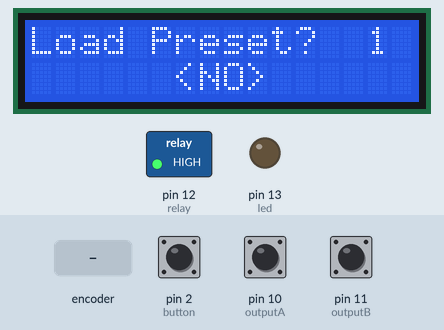
This sketch was run on a simulated Arduino Uno, built with avr-gcc and run on an emulated ATmega328P. Shown: 16×2 character LCD, switched loads named in the sketch (green lamp = pin HIGH), output pins drawn as LEDs (lit = HIGH). Inputs (shaded band) come from the test bench; at power-on: pin 2 (button) HIGH, pin 10 (outputA) HIGH, pin 11 (outputB) HIGH. EEPROM starts erased; what the sketch prints to the serial monitor is not drawn.

Above: at 5.0 s.
5.1 s: pin 2 (button) pulled LOW for 0.15 s
At 6.0 s:
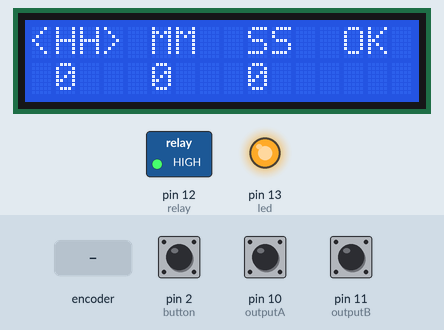
6.7 s: rotary encoder on pin 10 (outputA) / pin 11 (outputB) turned 3 steps (first pin leading)
At 7.4 s:
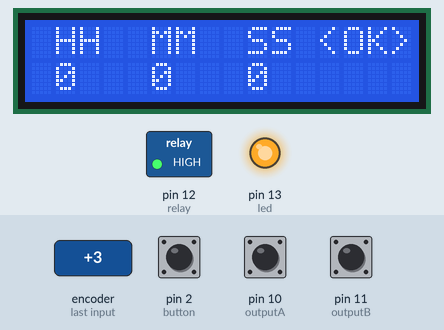
8.8 s: pin 2 (button) pulled LOW for 1 s
At 10.3 s:
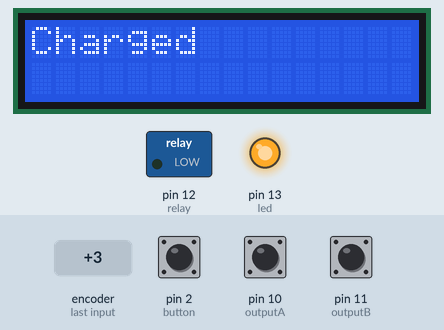
11.3 s: pin 2 (button) pulled LOW for 0.15 s
At 12.5 s:
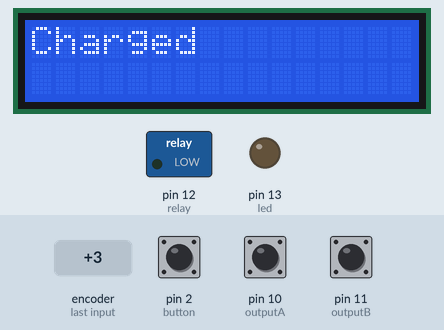
12.9 s: pin 2 (button) pulled LOW for 3.2 s
At 13.9 s:
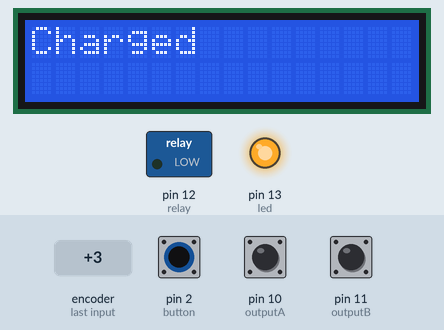
Timing chart, 0 to 15.9 s (numbered marks = the images above; inputs shaded):
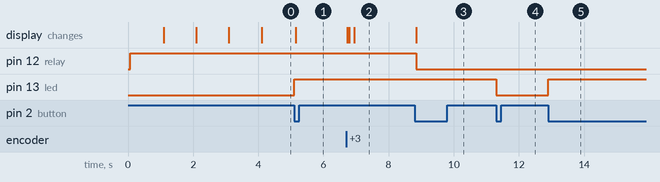

The sketch:

T_D_P_O.ino
```cpp
#include <Wire.h>
#include <LiquidCrystal_I2C.h>
#include <EEPROM.h>

// Initialize the I2C LCD object with address 0x27 (16x2 display)
LiquidCrystal_I2C lcd(0x27, 16, 2);

#define outputA 10   // clk pin of rotary encoder
#define outputB 11   // dt pin of rotary encoder
#define button 2     // sw pin of rotary encoder
#define led 13       // status LED
#define relay 12     // relay control pin

int count = 1;          // Encoder count state
int current_state;      // Current state of encoder A pin
int previous_state;     // Previous state of encoder A pin
int hh = 0, mm = 0, ss = 0; // Hours, minutes, and seconds for timer
int h = 0, m = 0, s = 0;     // Control flags for HH, MM, SS
int ledToggle = 0;      // LED toggle state
int previousState = HIGH;
unsigned int previousPress;  // For debouncing
volatile int buttonFlag;     // Button interrupt flag
int buttonDebounce = 20;     // Debounce delay time

void setup() {
  lcd.init();            // Initialize the LCD
  lcd.backlight();       // Turn on the LCD backlight

  pinMode(outputA, INPUT);
  pinMode(outputB, INPUT);
  pinMode(button, INPUT_PULLUP);
  pinMode(led, OUTPUT);
  pinMode(relay, OUTPUT);
  digitalWrite(relay, HIGH); // Set relay pin high initially

  attachInterrupt(digitalPinToInterrupt(button), button_ISR, CHANGE);
  Serial.begin(9600);
  previous_state = digitalRead(outputA);

  // Check EEPROM for stored values
  if (EEPROM.read(0) != 0 || EEPROM.read(1) != 0 || EEPROM.read(2) != 0) {
    lcd.setCursor(0, 0);
    lcd.print("Load Preset?");
    lcd.setCursor(0, 1);
    lcd.print("      <NO>      ");
    int temp = 5;
    while (temp > 0 && ledToggle == 0) {
      lcd.setCursor(14, 0);
      lcd.print(temp);
      temp--;
      delay(1000);
    }
    if (temp == 0 && ledToggle == 0) {
      hh = EEPROM.read(0);
      mm = EEPROM.read(1);
      ss = EEPROM.read(2);
      timer();
    } else {
      EEPROM.write(0, 0);
      EEPROM.write(1, 0);
      EEPROM.write(2, 0);
      ledToggle = 0;
    }
  }

  lcd.clear();
  lcd.setCursor(0, 0);
  lcd.print(" HH  MM  SS  OK ");
  lcd.setCursor(0, 1);
  lcd.print(" 0   0   0      ");
}

void loop() {
  encoder();
  if (count == 1) {
    lcd.setCursor(0, 0);
    lcd.print("<HH> MM  SS  OK ");
    while (count == 1) {
      encoder();
      if (ledToggle) {
        h = 1;
        m = 0;
        s = 0;
        lcd.setCursor(0, 0);
        lcd.print(" HH  MM  SS  OK ");
        lcd.setCursor(1, 1);
        lcd.print(hh);
        lcd.setCursor(5, 1);
        lcd.print(mm);
        lcd.setCursor(9, 1);
        lcd.print(ss);
        lcd.setCursor(0, 1);
        lcd.print('<');
        lcd.setCursor(3, 1);
        lcd.print('>');

        while (ledToggle) {
          encoder();
          lcd.setCursor(1, 1);
          lcd.print(hh);
        }
      }
      EEPROM.write(0, hh);
      h = 0;
      m = 0;
      s = 0;
      lcd.setCursor(0, 0);
      lcd.print("<HH> MM  SS  OK ");
      lcd.setCursor(0, 1);
      lcd.print(' ');
      lcd.setCursor(3, 1);
      lcd.print(' ');
    }
  } else if (count == 2) {
    lcd.setCursor(0, 0);
    lcd.print(" HH <MM> SS  OK ");
    while (count == 2) {
      encoder();
      if (ledToggle) {
        h = 0;
        m = 1;
        s = 0;
        lcd.setCursor(0, 0);
        lcd.print(" HH  MM  SS  OK ");
        lcd.setCursor(1, 1);
        lcd.print(hh);
        lcd.setCursor(5, 1);
        lcd.print(mm);
        lcd.setCursor(9, 1);
        lcd.print(ss);
        lcd.setCursor(4, 1);
        lcd.print('<');
        lcd.setCursor(7, 1);
        lcd.print('>');

        while (ledToggle) {
          encoder();
          lcd.setCursor(5, 1);
          lcd.print(mm);
        }
      }
      EEPROM.write(1, mm);
      h = 0;
      m = 0;
      s = 0;
      lcd.setCursor(0, 0);
      lcd.print(" HH <MM> SS  OK ");
      lcd.setCursor(4, 1);
      lcd.print(' ');
      lcd.setCursor(7, 1);
      lcd.print(' ');
    }
  } else if (count == 3) {
    lcd.setCursor(0, 0);
    lcd.print(" HH  MM <SS> OK ");
    while (count == 3) {
      encoder();
      if (ledToggle) {
        h = 0;
        m = 0;
        s = 1;
        lcd.setCursor(0, 0);
        lcd.print(" HH  MM  SS  OK ");
        lcd.setCursor(1, 1);
        lcd.print(hh);
        lcd.setCursor(5, 1);
        lcd.print(mm);
        lcd.setCursor(9, 1);
        lcd.print(ss);
        lcd.setCursor(8, 1);
        lcd.print('<');
        lcd.setCursor(11, 1);
        lcd.print('>');

        while (ledToggle) {
          encoder();
          lcd.setCursor(9, 1);
          lcd.print(ss);
        }
        EEPROM.write(2, ss);
        h = 0;
        m = 0;
        s = 0;
      }
      lcd.setCursor(0, 0);
      lcd.print(" HH  MM <SS> OK ");
      lcd.setCursor(8, 1);
      lcd.print(' ');
      lcd.setCursor(11, 1);
      lcd.print(' ');
    }
  } else if (count == 4) {
    lcd.setCursor(0, 0);
    lcd.print(" HH  MM  SS <OK>");
    while (count == 4) {
      encoder();
      if (ledToggle) {
        timer();
      }
    }
  }
}

void encoder() {
  current_state = digitalRead(outputA);
  if (current_state != previous_state) {
    if (digitalRead(outputB) != current_state) {
      if (count < 4 && ledToggle == 0)
        count++;
      else {
        if (h == 1 && hh < 99) {
          hh = hh + 1;
        } else if (m == 1 && mm < 480) {
          mm = mm + 1;
        } else if (s == 1 && ss < 59) {
          ss = ss + 1;
        }
      }
    } else {
      if (count > 1 && ledToggle == 0)
        count--;
      else {
        if (h == 1 && hh > 0) {
          hh = hh - 1;
        } else if (m == 1 && mm > 0) {
          mm = mm - 1;
        } else if (s == 1 && ss > 0) {
          ss = ss - 1;
        }
      }
    }
    Serial.print("Position: ");
    Serial.println(count);
  }
  previous_state = current_state;
}

void button_ISR() {
  buttonFlag = 1;
  if ((millis() - previousPress) > buttonDebounce && buttonFlag) {
    previousPress = millis();
    if (digitalRead(button) == LOW && previousState == HIGH) {
      ledToggle = !ledToggle;
      digitalWrite(led, ledToggle);
      previousState = LOW;
    } else if (digitalRead(button) == HIGH && previousState == LOW) {
      previousState = HIGH;
    }
    buttonFlag = 0;
  }
}

void timer() {
  digitalWrite(relay, HIGH); // Initially, keep the relay activated (active low logic)
  while (1) {
    lcd.setCursor(0, 0);
    lcd.print("Charging...     ");
    lcd.setCursor(0, 1);
    lcd.print("Time Left: ");
    lcd.print(hh);
    lcd.print(":");
    lcd.print(mm);
    lcd.print(":");
    lcd.print(ss);

    // Check if time is up (countdown reaches zero)
    if (ss == 0 && mm == 0 && hh == 0) {
      lcd.clear();
      lcd.setCursor(0, 0);
      lcd.print("Charged");

      // Deactivate the relay when countdown is complete
      digitalWrite(relay, LOW); // Deactivate the relay when time is up

      // Clear stored timer values in EEPROM
      EEPROM.write(0, 0);
      EEPROM.write(1, 0);
      EEPROM.write(2, 0);

      // Stop the program (infinite loop)
      while (1);
    }

    // Countdown logic
    if (ss == 0) {
      ss = 59;
      if (mm > 0) mm--;
      else if (hh > 0) hh--;
    }

    // Update EEPROM with remaining time
    EEPROM.write(0, hh);
    EEPROM.write(1, mm);
    EEPROM.write(2, ss);

    delay(1000); // Wait for 1 second
    ss--; // Decrement seconds
  }
}
```

Measured:
- after the input at 5.1 s, pin 13 (led): LOW → HIGH at once; the display: changes after 0.05 s (image 1)
- after the input at 6.7 s, the display: first changes at once (image 2 shows a later state)
- after the input at 8.8 s, pin 12 (relay): HIGH → LOW at once; the display: changes after 0.05 s (image 3)
- after the input at 11.3 s, pin 13 (led): HIGH → LOW at once
- after the input at 12.9 s, pin 13 (led): LOW → HIGH at once
